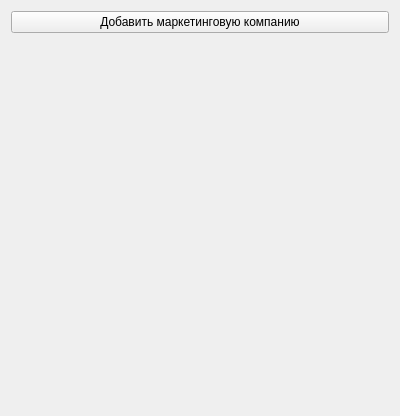
<?xml version="1.0" encoding="UTF-8"?>
<ui version="4.0">
 <class>addbuttoncampaign</class>
 <widget class="QWidget" name="addbuttoncampaign">
  <property name="geometry">
   <rect>
    <x>0</x>
    <y>0</y>
    <width>400</width>
    <height>416</height>
   </rect>
  </property>
  <property name="windowTitle">
   <string>Form</string>
  </property>
  <layout class="QHBoxLayout" name="horizontalLayout">
   <item>
    <layout class="QGridLayout" name="gridLayout">
     <item row="0" column="0">
      <widget class="QPushButton" name="addButton">
       <property name="text">
        <string>Добавить маркетинговую компанию</string>
       </property>
      </widget>
     </item>
     <item row="1" column="0">
      <layout class="QFormLayout" name="formLayout">
       <item row="0" column="1">
        <spacer name="verticalSpacer">
         <property name="orientation">
          <enum>Qt::Vertical</enum>
         </property>
         <property name="sizeHint" stdset="0">
          <size>
           <width>20</width>
           <height>40</height>
          </size>
         </property>
        </spacer>
       </item>
      </layout>
     </item>
    </layout>
   </item>
  </layout>
 </widget>
 <resources/>
 <connections/>
</ui>
